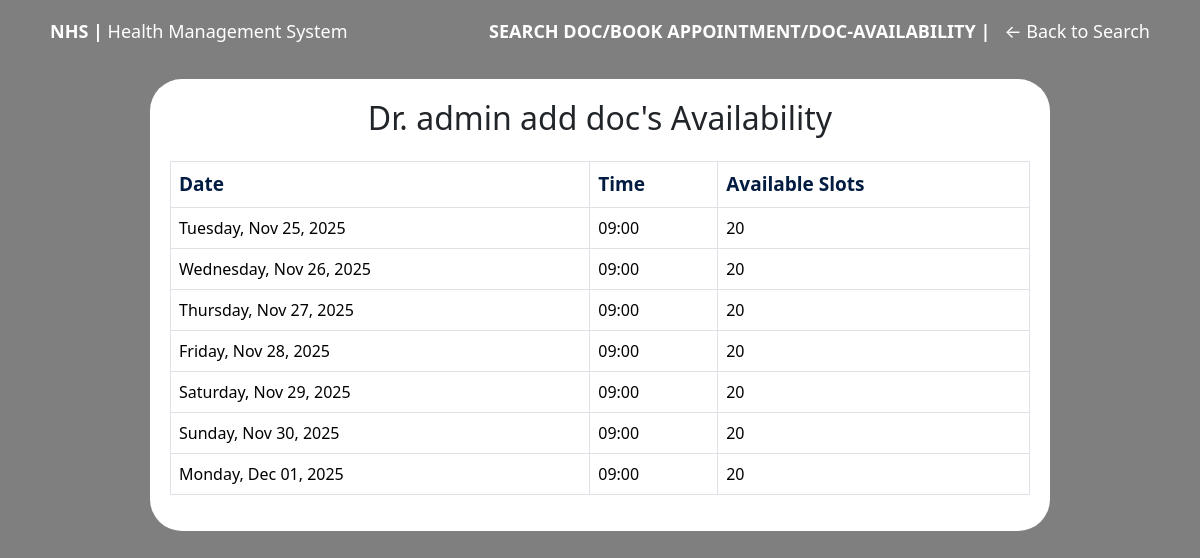
The page /patient/doctor_availability/1 on the database as committed earlier.
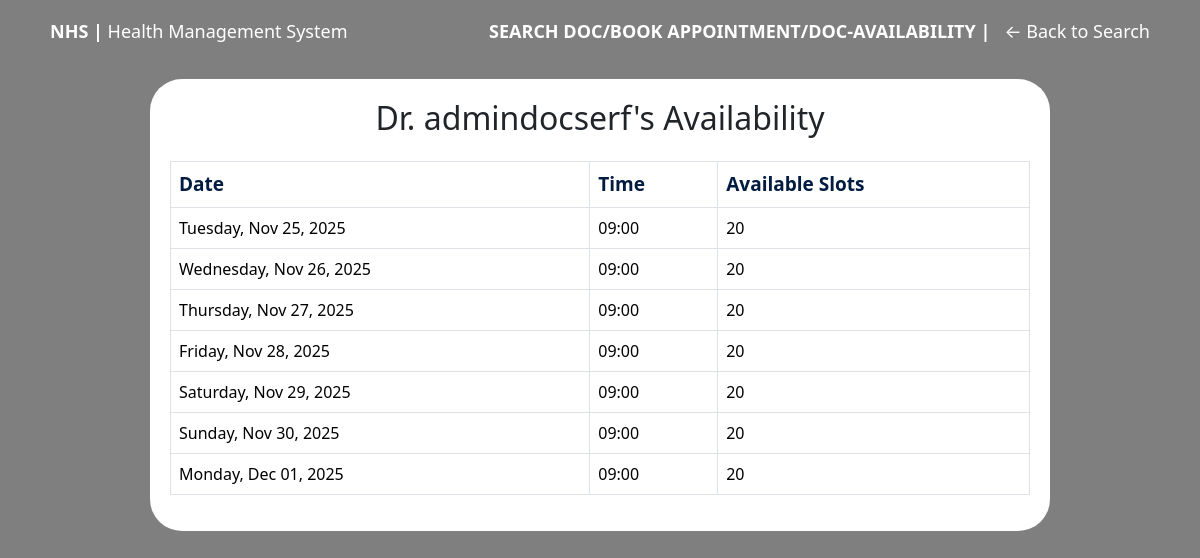
The same page on the database as committed later.
### models/doctor.py (models this page shows, shortened)
class Doctor(db.Model, UserMixin):
    __tablename__ = 'doctor'
    doc_id = db.Column(db.Integer, primary_key=True, autoincrement=True)
    doc_email = db.Column(db.String(225), unique=True, nullable=False)
    doc_name = db.Column(db.String(225), nullable=False)
    doc_password = db.Column(db.String(225), nullable=False)
    doc_nic = db.Column(db.String(15), nullable=True)
    doc_tel = db.Column(db.String(15), nullable=True)
    specialty_id = db.Column(db.Integer, db.ForeignKey('specialities.id', ondelete='CASCADE'), nullable=True)
    appointments = db.relationship(
        'Appointment',
        back_populates='doctor',
        cascade='all, delete-orphan'
    )
    schedules = db.relationship(
        'DocSchedule',
        back_populates='doctor',
        cascade='all, delete-orphan',
        passive_deletes=True
    )

### app/routes/patient/see_docAvalability.py (the view)
@patient_bp.route('/doctor_availability/<int:doc_id>')
def doc_availability(doc_id):
    doctor = Doctor.query.get_or_404(doc_id)
    today = datetime.today().date()
    days = [today + timedelta(days=i) for i in range(7)]
    schedules = DocSchedule.query.filter(
        DocSchedule.doc_id == doc_id,
        DocSchedule.schedule_date >= today,
        DocSchedule.schedule_date <= days[-1]  # last day in range
    ).all()
    schedule = {sched_doc.schedule_date: sched_doc for sched_doc in schedules}
    docshed_see = []
    for day in days :
        sched_doc = schedule.get(day)
        if sched_doc:
            if sched_doc.schedule_time != time(0,0) and sched_doc.nop!=0:
                 docshed_see.append(sched_doc)
        else:
            docshed_see.append(DocSchedule(
                schedule_date=day,
                schedule_time=time(9,0),
                nop=20
            ))
    return render_template('patient/doc_availability.html', doctor=doctor, schedules=docshed_see)

### app/templates/patient/doc_availability.html (shortened to what this page needs)
{% extends 'layout.html' %}
{% block body %}landing-page{% endblock %}
{% block navbar %}
<div class="container nav_bar">
    <div class="d-flex justify-content-between align-items-center mt-2">
        <div><a href="{{ url_for('main.landing_page') }}"><strong>NHS |</strong> Health Management System</a></div>
        <div><a href="{{ url_for('patient.search_doctor') }}"><strong>SEARCH DOC/BOOK APPOINTMENT/DOC-AVAILABILITY |</strong> &nbsp; ← Back to Search</a></div>
    </div>
</div>
{% endblock %}
{% block body__content %}
<div class="main_container dashboard mt-4 mx-auto bg-white" style="max-width: 900px; border-radius: 2rem; padding: 20px; overflow-y:auto;">
    <h2 class="text-center mb-4">Dr. {{ doctor.doc_name }}'s Availability</h2>
    {% if schedules %}
    <div style="overflow-x: auto;">
        <table class="table table-hover table-bordered">
            <thead>
                <tr>
                    <th>Date</th>
                    <th>Time</th>
                    <th>Available Slots</th>
                </tr>
            </thead>
            <tbody>
            {% for sdoc in schedules %}
                <tr>
                    <td>{{ sdoc.schedule_date.strftime('%A, %b %d, %Y') }}</td>
                    <td>{{ sdoc.schedule_time.strftime('%H:%M') if sdoc.schedule_time else 'Anytime' }}</td>
                    <td>{{ sdoc.nop if sdoc.nop is not none else 'Unlimited' }}</td>
                </tr>
            {% endfor %}
            </tbody>
        </table>
    </div>
    {% else %}
        <p class="text-center">No availability information found for this doctor.</p>
    {% endif %}
</div>
{% endblock %}

Rows that differ between the two databases and show on the page:
changed Doctor: doc_name "admin add doc" → "admindocserf"
